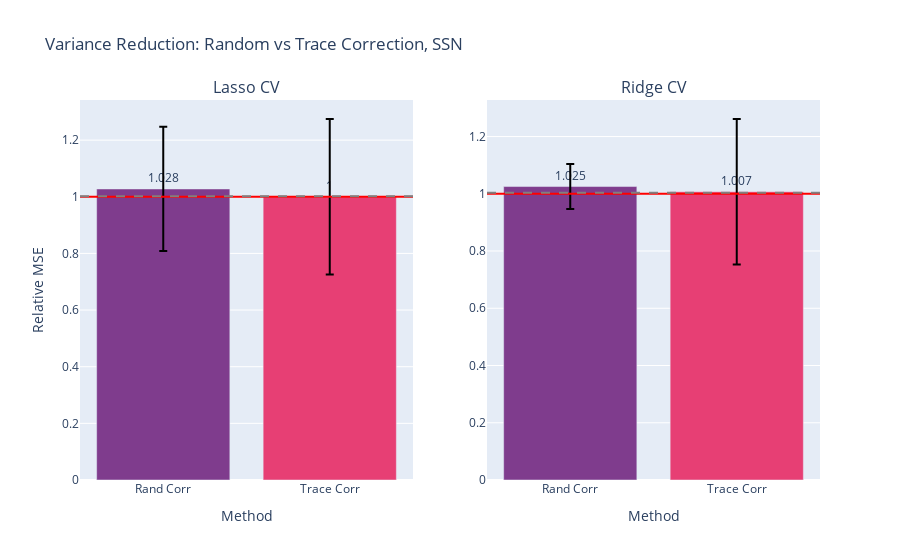

Write notebook code for a chart like this one.
### Code cell
fig = gen_model_barplots(
    corr_model_errs,
    model_names,
    est_names,
    title="Variance Reduction: Random vs Trace Correction, SSN",
    has_elev_err=True,
    err_bars=True,
    color_discrete_sequence=[px.colors.qualitative.Bold[i] for i in [0,4]],
)
fig.show()

### Figure 1 — Plotly figure (JSON) as saved in the notebook; plotly's stock layout.template omitted (floating-point values rounded to 4 significant figures)
{"data": [{"error_y": {"array": [0.2193, 0.2747], "color": "black", "type": "data"}, "marker": {"color": ["rgb(127, 60, 141)", "rgb(231, 63, 116)"]}, "text": [1.028, 1], "textposition": "outside", "type": "bar", "x": ["Rand Corr", "Trace Corr"], "xaxis": "x", "y": [1.028, 0.9999], "yaxis": "y"}, {"error_y": {"array": [0.07888, 0.2541], "color": "black", "type": "data"}, "marker": {"color": ["rgb(127, 60, 141)", "rgb(231, 63, 116)"]}, "text": [1.025, 1.007], "textposition": "outside", "type": "bar", "x": ["Rand Corr", "Trace Corr"], "xaxis": "x2", "y": [1.025, 1.007], "yaxis": "y2"}], "layout": {"annotations": [{"font": {"size": 16}, "showarrow": false, "text": "Lasso CV", "x": 0.225, "xanchor": "center", "xref": "paper", "y": 1, "yanchor": "bottom", "yref": "paper"}, {"font": {"size": 16}, "showarrow": false, "text": "Ridge CV", "x": 0.775, "xanchor": "center", "xref": "paper", "y": 1, "yanchor": "bottom", "yref": "paper"}], "shapes": [{"line": {"color": "red"}, "type": "line", "x0": 0, "x1": 1, "xref": "x domain", "y0": 1, "y1": 1, "yref": "y"}, {"line": {"color": "grey", "dash": "dash"}, "type": "line", "x0": 0, "x1": 1, "xref": "x domain", "y0": 1.002, "y1": 1.002, "yref": "y"}, {"line": {"color": "red"}, "type": "line", "x0": 0, "x1": 1, "xref": "x2 domain", "y0": 1, "y1": 1, "yref": "y2"}, {"line": {"color": "grey", "dash": "dash"}, "type": "line", "x0": 0, "x1": 1, "xref": "x2 domain", "y0": 1.003, "y1": 1.003, "yref": "y2"}], "showlegend": false, "title": {"text": "Variance Reduction: Random vs Trace Correction, SSN"}, "xaxis": {"anchor": "y", "domain": [0, 0.45], "title": {"text": "Method"}}, "xaxis2": {"anchor": "y2", "domain": [0.55, 1], "title": {"text": "Method"}}, "yaxis": {"anchor": "x", "domain": [0, 1], "title": {"text": "Relative MSE"}}, "yaxis2": {"anchor": "x2", "domain": [0, 1]}}}
